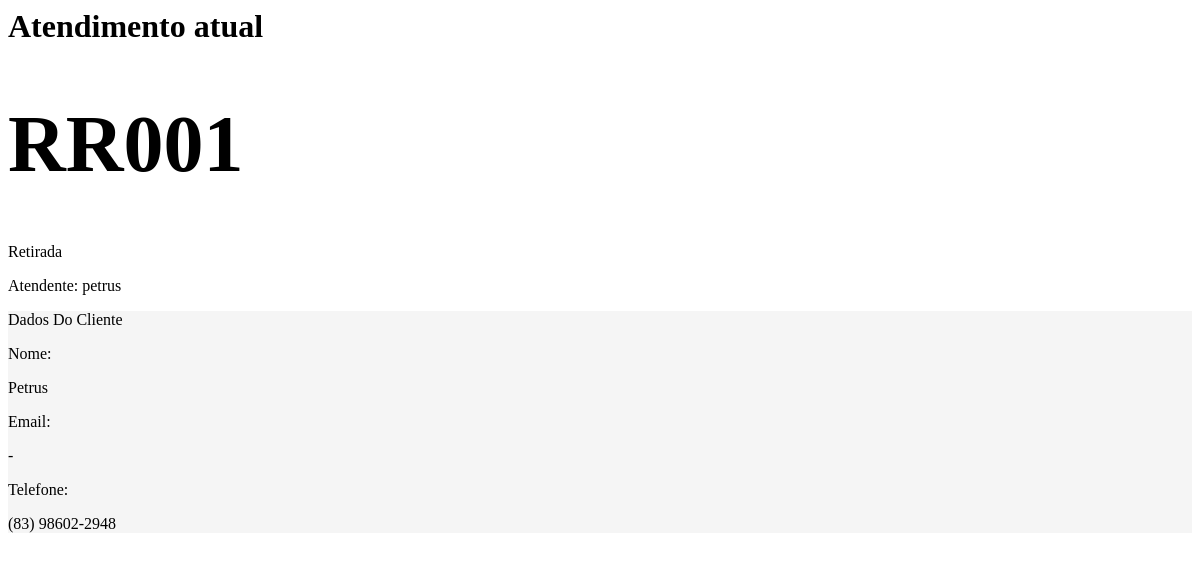
The app's page /adminSeletto/atendimento-partial/, older data.
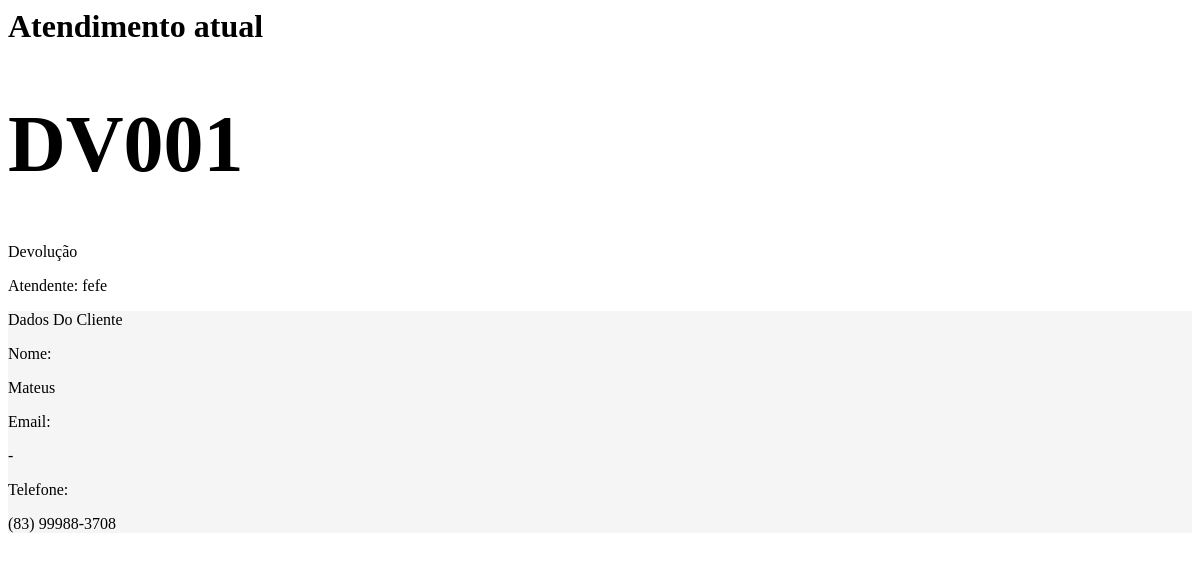
The same page, newer data.
### filas/models.py (models this page shows, shortened)
class Senha(models.Model):
    STATUS = (
        ('AGUARDANDO', 'Aguardando'),
        ('CHAMADA', 'Chamada'),
        ('EM_ATENDENDO', 'Em Atendendo'),
        ('ATENDIDA', 'Atendida'),
        ('CANCELADA', 'Cancelada'),
    )
    codigo = models.CharField(max_length=20)
    token = models.UUIDField(default=uuid.uuid4, editable=False)
    cliente_nome = models.CharField(
        max_length=100,
        null=False,
        blank=False,
        )
    cliente_telefone = models.CharField(
        max_length=20,
        null=False,
        blank=False,
        )
    fila = models.ForeignKey(
        Fila,
        on_delete=models.CASCADE
        )
    categoria = models.ForeignKey(
        Categoria,
        on_delete=models.CASCADE,
        null=False,
    )
    status = models.CharField(
        max_length=20,
        choices=STATUS,
        default='AGUARDANDO',
    )
    criada_em = models.DateTimeField(auto_now_add=True)
    chamada_em = models.DateTimeField(
        null=True,
        blank=True
        )
    finalizado_em = models.DateTimeField(
        null=True,
        blank=True
        )
    atendente = models.CharField(
        max_length=100,
        null=True,
        blank=True
        )

class Categoria(models.Model):
    nome = models.CharField(max_length=100)
    fila = models.ForeignKey(Fila, on_delete=models.CASCADE, related_name='categorias')
    prioridade = models.IntegerField(default=0)
    prefixo = models.CharField(max_length=10, default='A')  # Ex: PN, PR, A, FG
    peso = models.IntegerField(default=1)  # Para ordenação na fila
    tempo_estimado_min = models.IntegerField(default=10)  # em minutos
    tempo_estimado_max = models.IntegerField(default=20)  # em minutos
    ativa = models.BooleanField(default=True)

### core/views.py (the view)
def admin_atendimento_partial(request):
    senha_atual = Senha.objects.select_related(
        'categoria'
    ).filter(
        status='EM_ATENDENDO'
    ).first()
    context = {
        'senha_atual': senha_atual
    }
    return render(
        request,
        'partials/admin_atendimento_atual.html',
        context
    )

### core/templates/partials/admin_atendimento_atual.html (shortened to what this page needs)
{% if senha_atual %}
    <div class="bg-white text-black py-4 px-4 rounded-4 mb-4">
        <h1 class="fs-3">Atendimento atual</h1>
        <div class="row g-4">
            <div class="col-6">
                <div class="d-flex flex-column gap-2">
                    <div class="d-flex gap-2">
                        <h1 class="p-0" style="font-size: 5em;">
                            {{ senha_atual.codigo }}
                        </h1>
                        <div class="mt-4">
                            <p>{{ senha_atual.categoria.nome }}</p>
                        </div>
                    </div>
                    <div>
                        <p>Atendente: {{ senha_atual.atendente|default:"-" }}</p>
                    </div>
                </div>
            </div>
            <div class="col-6">
                <div class="rounded-4 py-3 px-4" style="background-color: rgb(245,245,245);">
                    <p> Dados Do Cliente</p>
                    <div class="mt-2">
                        <div>
                            <span>Nome:</span>
                            <p>{{ senha_atual.cliente_nome }}</p>
                        </div>
                        <div>
                            <span>Email:</span>
                            <p>{{ senha_atual.cliente_email|default:"-" }}</p>
                        </div>
                        <div>
                            <span>Telefone:</span>
                            <p>{{ senha_atual.cliente_telefone|default:"-" }}</p>
                        </div>
                    </div>
                </div>
            </div>
        </div>
    </div>
    {% else %}
        <p class="text-secondary mb-4">Nenhum atendimento em andamento</p>
    {% endif %}

Row changes from the older to the newer data that the page shows:
no longer on this page (row edited): Senha: codigo "RR001", categoria.nome "Retirada", atendente "petrus", cliente_nome "Petrus", cliente_telefone "(83) 98602-2948"
added Senha: codigo "DV001", categoria.nome "Devolução", atendente "fefe", cliente_nome "Mateus", cliente_telefone "(83) 99988-3708"
